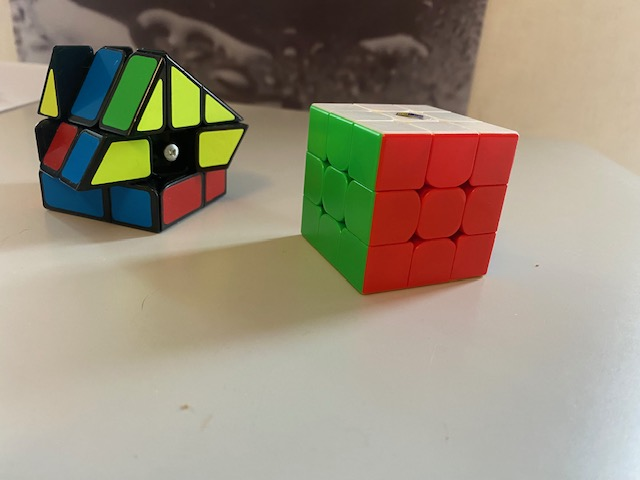
#> input picture automatique2/points/images/rubik2.jpg, 640 x 480 px
$ python sift.py
#> lines starting #> are read from the running program, lines starting #| are printed output that depends on the picture
import numpy as np
import cv2 as cv
import matplotlib.pyplot as plt

img1 = cv.imread('points/images/rubik2.jpg',cv.IMREAD_GRAYSCALE)          # queryImage
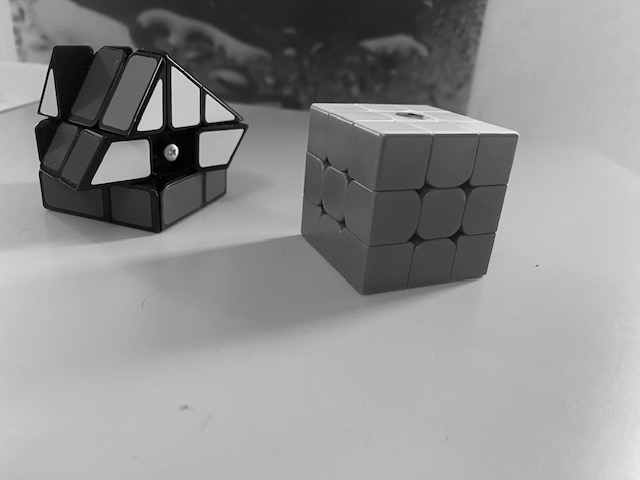
#> img1: shape (480, 640); min 0, max 249, mean 143.8
img2 = cv.imread('points/images/rubik3.jpg',cv.IMREAD_GRAYSCALE) # trainImage
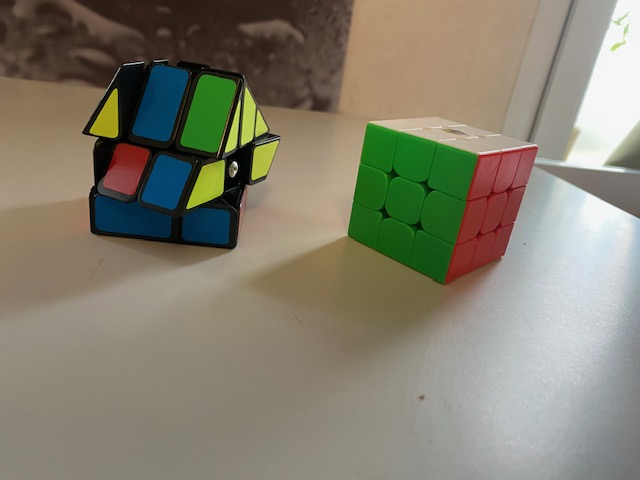
#> input picture automatique2/points/images/rubik3.jpg, 640 x 480 px
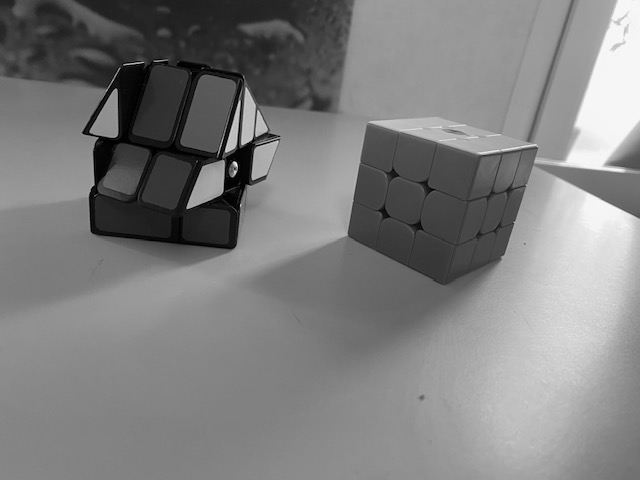
#> img2: shape (480, 640); min 0, max 251, mean 127.1

# Initiate SIFT detector
sift = cv.SIFT_create()

# find the keypoints and descriptors with SIFT
kp1, des1 = sift.detectAndCompute(img1,None)
#> kp1 = 238 keypoints; strongest (x, y, size): (175, 147, 3.3), (160, 82, 3.5), (188, 77, 1.9), (151, 120, 13.7)
kp2, des2 = sift.detectAndCompute(img2,None)
#> kp2 = 205 keypoints; strongest (x, y, size): (235, 164, 3.3), (235, 172, 2.2), (231, 146, 7), (210, 184, 20.2)

# FLANN parameters
FLANN_INDEX_KDTREE = 1
index_params = dict(algorithm = FLANN_INDEX_KDTREE, trees = 5)
search_params = dict(checks=50)   # or pass empty dictionary

flann = cv.FlannBasedMatcher(index_params,search_params)

matches = flann.knnMatch(des1,des2,k=2)
#> matches = 238 matches

# Need to draw only good matches, so create a mask
matchesMask = [[0,0] for i in range(len(matches))]
#> matchesMask = 238 pairs, first value 0 to 0, second value 0 to 0

# ratio test as per Lowe's paper
for i,(m,n) in enumerate(matches):
    if m.distance < 0.7*n.distance:
        matchesMask[i]=[1,0]
#> after the loop, matchesMask = 238 pairs, first value 0 to 1, second value 0 to 0

draw_params = dict(matchColor = (0,255,0),
                   singlePointColor = (255,0,0),
                   matchesMask = matchesMask,
                   flags = cv.DrawMatchesFlags_DEFAULT)
#> draw_params = 4 items

img3 = cv.drawMatchesKnn(img1,kp1,img2,kp2,matches,None,**draw_params)
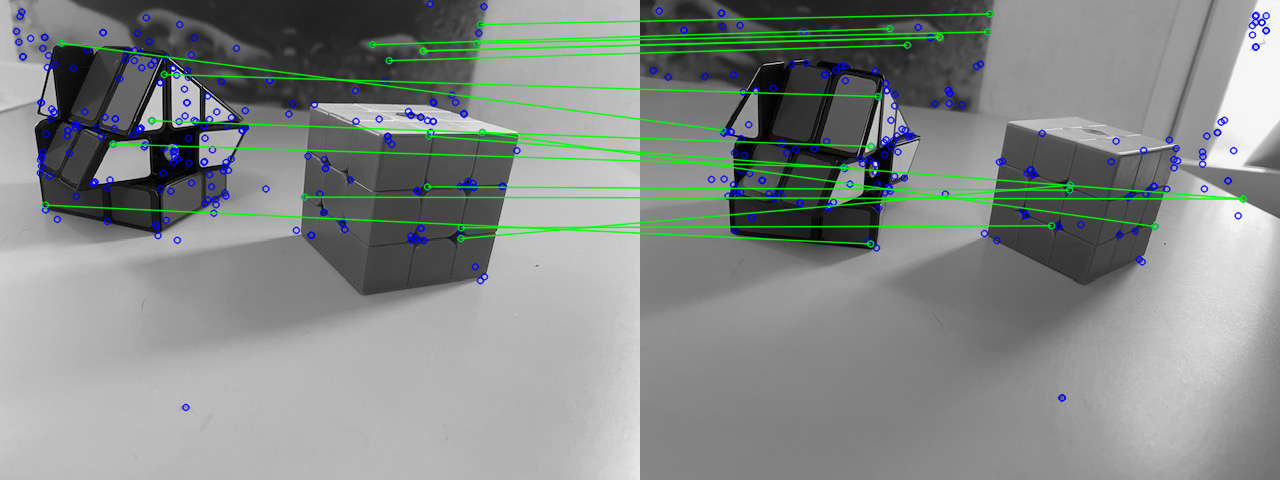
#> img3: shape (480, 1280, 3); mean of channels 0, 1, 2 134.8, 138, 131.7; drawn as B, G, R

plt.imshow(img3,),plt.show()
